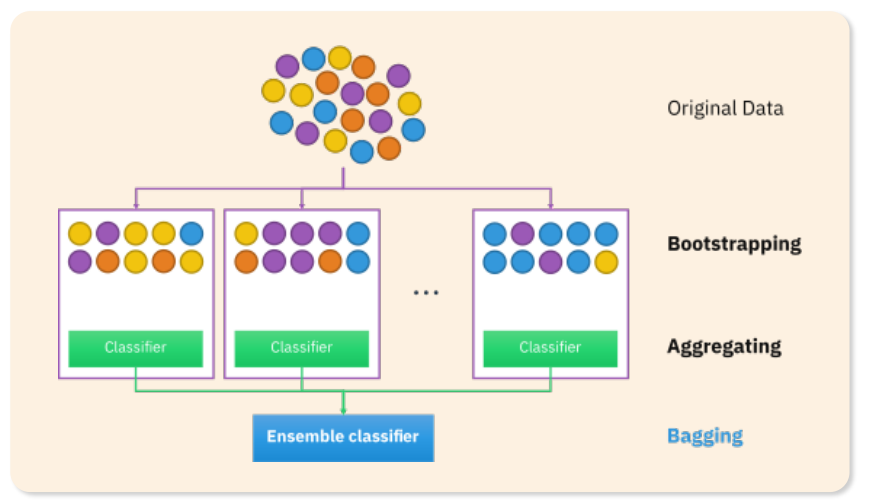
#> input picture docs/data_science/교재정리/images/bagging_process.png, 872 x 504 px, given in place of p007.png, which was not available
$ python add_cropped_study_figures.py
#> lines starting #> are read from the running program, lines starting #| are printed output that depends on the picture
from pathlib import Path

from PIL import Image


ROOT = Path(__file__).resolve().parents[1]
CANDIDATES = ROOT / "교재정리" / "_audit" / "figure_candidates"
IMAGES = ROOT / "교재정리" / "images"


CROPS = {
    "population_sample_flow.png": ("p007.png", (115, 245, 1135, 860)),
    "skewness_positions.png": ("p051.png", (610, 315, 1290, 650)),
    "boxplot_anatomy.png": ("p084.png", (145, 475, 1050, 895)),
    "bernoulli_shapes.png": ("p164.png", (610, 355, 1335, 720)),
    "chi_square_family.png": ("p193.png", (145, 535, 760, 900)),
    "clt_sample_means.png": ("p211.png", (615, 385, 1145, 830)),
}


INSERTIONS = [
    ("01_통계분석개요.md", "## 3. 관련 기호", "population_sample_flow.png", "모집단에서 표본을 뽑고, 표본 통계량으로 모집단 모수를 추론하는 관계"),
    ("02_통계량.md", "## 6. 통계량의 선형 연산", "skewness_positions.png", "왜도에 따른 평균·중앙값·최빈값의 상대적 위치"),
    ("03_자료의_표현.md", "## 6. 이변량 그래프", "boxplot_anatomy.png", "상자그림의 사분위수·IQR·수염 구조"),
    ("06_이산확률분포.md", "## 4. 이항분포", "bernoulli_shapes.png", "성공확률에 따른 베르누이 분포의 모양"),
    ("07_연속확률분포.md", "## 보충 학습", "chi_square_family.png", "자유도에 따라 달라지는 카이제곱분포의 모양"),
    ("08_추론통계.md", "## 4. 표본분포", "clt_sample_means.png", "표본크기가 커질수록 표본평균 분포가 정규분포에 가까워지는 모습"),
]


def crop_figures() -> None:
    IMAGES.mkdir(parents=True, exist_ok=True)
    for output_name, (source_name, box) in CROPS.items():
        with Image.open(CANDIDATES / source_name) as source:
#> source is the input picture: PIL image 872x504 RGB; mean R, G, B 233.8, 231.5, 218.9
            source.crop(box).save(IMAGES / output_name, optimize=True)
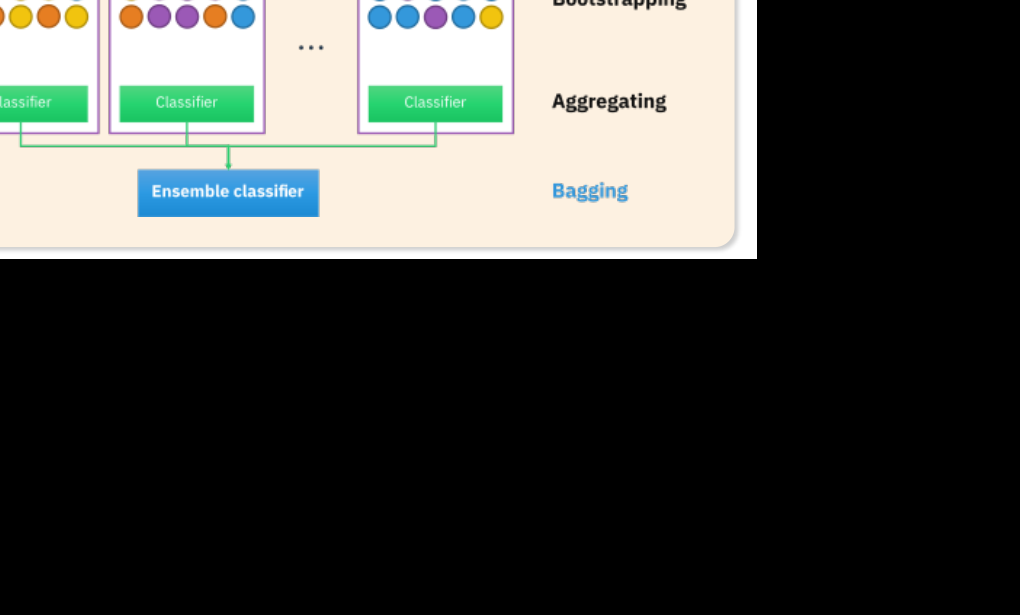
#> saved as population_sample_flow.png: PIL image 1020x615 RGB; mean R, G, B 69.9, 72.1, 68.2
#> pass 2 of the loop in crop_figures, `for output_name, (source_name, box) in CROPS.items():`:
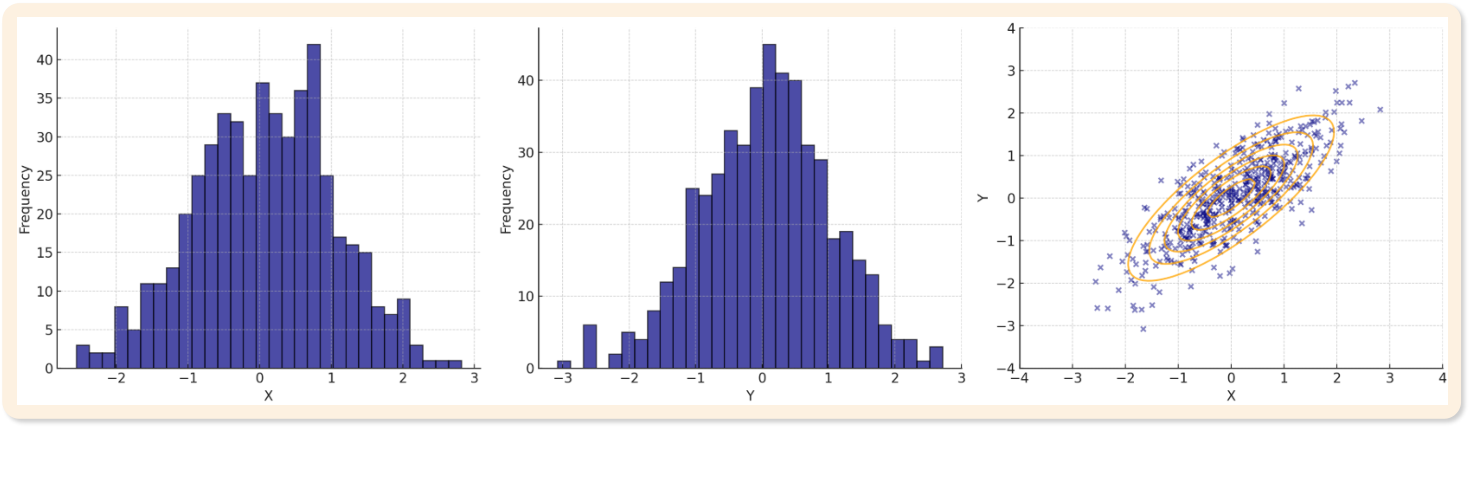
#> input picture docs/data_science/교재정리/images/bivariate_normal_distribution.png, 1476 x 480 px, given in place of p051.png, which was not available
#> in crop_figures, source is the input picture: PIL image 1476x480 RGB; mean R, G, B 225.9, 224.7, 234.7
#> in crop_figures, `source.crop(box).save(IMAGES / output_name, optimize=True)`:
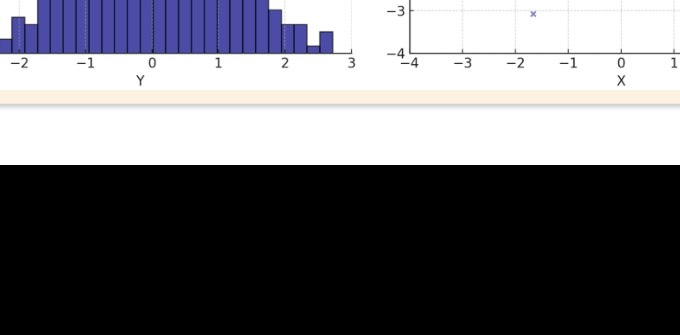
#> saved as skewness_positions.png: PIL image 680x335 RGB; mean R, G, B 111.6, 111.1, 115.8


def insert_before(text: str, marker: str, block: str) -> str:
    if block.strip() in text:
        return text
    index = text.find(marker)
    if index < 0:
        raise ValueError(f"삽입 기준을 찾지 못함: {marker}")
    return text[:index].rstrip() + "\n\n" + block + "\n\n" + text[index:]


def add_links() -> None:
    notes = ROOT / "교재정리"
    for filename, next_heading, image_name, caption in INSERTIONS:
        path = notes / filename
        text = path.read_text(encoding="utf-8")
        block = f"![{caption}](images/{image_name})\n\n*그림: {caption} — 원문 슬라이드에서 설명에 필요한 도해 영역만 잘라 수록.*"
        path.write_text(insert_before(text, next_heading, block), encoding="utf-8")


if __name__ == "__main__":
#> (the run stopped early here; a loop or call above may not have finished)
